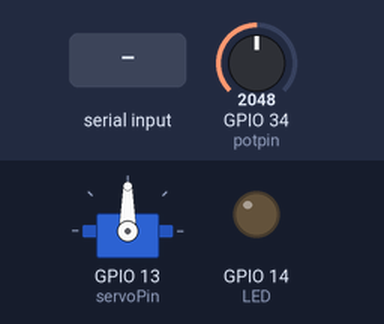
The sketch below on a simulated ESP32. Shown: servo, output pins drawn as LEDs (lit = HIGH). The inputs (shaded band) are chosen by the test bench; at power-on: GPIO 34 (potpin) = 2048. Nothing arrives over Bluetooth unless stated; what the sketch prints to the serial monitor is not drawn.

Above: at 1.8 s.
1.9 s: "1" received over the second serial link
At 2.9 s:
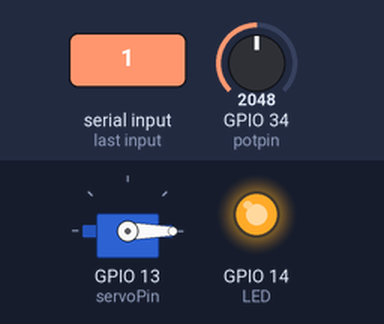
3.5 s: "2" received over the second serial link
At 4.4 s:
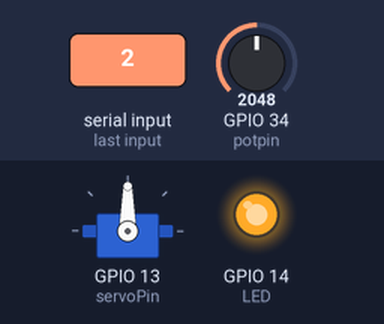
5.5 s: "3" received over the second serial link
At 7.2 s:
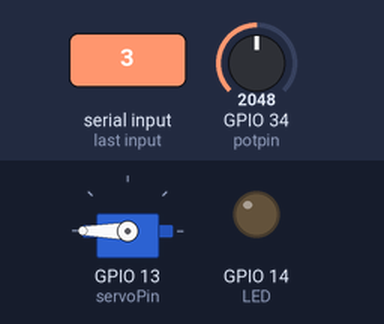
Timing chart, 0 to 8.7 s (numbered marks = the images above; inputs shaded):
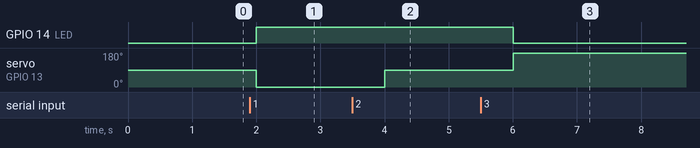

The sketch:

week9.ino
```cpp
#include "BluetoothSerial.h"
#include <ESP32Servo.h>

BluetoothSerial SerialBT;
Servo myServo;

// Pin Definitions
const int potpin = 34;    // Potentiometer input
const int servoPin = 13;  // Signal pin for the Servo
const int LED = 14;        // Built-in LED for feedback

char command;
int potValue = 0;

void setup() {
  Serial.begin(9600);

  // Start Bluetooth with your preferred display name
  SerialBT.begin("Group 2");

  // Setup hardware
  myServo.attach(servoPin);
  pinMode(LED, OUTPUT);

  Serial.println("System Initialized. Connect your smartphone via Bluetooth.");
}

void loop() {
  // 1. Read Potentiometer (Sensor) data
  potValue = analogRead(potpin);

  // 2. Transmit the value to the smartphone terminal
  SerialBT.print("Sensor (Pot) Value: ");
  SerialBT.println(potValue);

  // 3. Check for incoming Bluetooth commands
  if (SerialBT.available()) {
    command = SerialBT.read();

    // Process commands to move the Servo
    switch (command) {
      case '1': // Move to start position
        myServo.write(0);
        digitalWrite(LED, HIGH);
        SerialBT.println("Action: Servo set to 0°");
        break;
      case '2': // Move to middle position
        myServo.write(90);
        SerialBT.println("Action: Servo set to 90°");
        break;
      case '3': // Move to end position
        myServo.write(180);
        digitalWrite(LED, LOW);
        SerialBT.println("Action: Servo set to 180°");
        break;
    }
  }

  // Delay to prevent flooding the Bluetooth terminal
  delay(1000);
}
```

Measured:
- after the input at 1.9 s, GPIO 14 (LED): LOW → HIGH after 0.10 s; servo on GPIO 13 (servoPin): 90° → 0° after 0.10 s
- after the input at 3.5 s, servo on GPIO 13 (servoPin): 0° → 90° after 0.50 s
- after the input at 5.5 s, GPIO 14 (LED): HIGH → LOW after 0.50 s; servo on GPIO 13 (servoPin): 90° → 180° after 0.50 s
